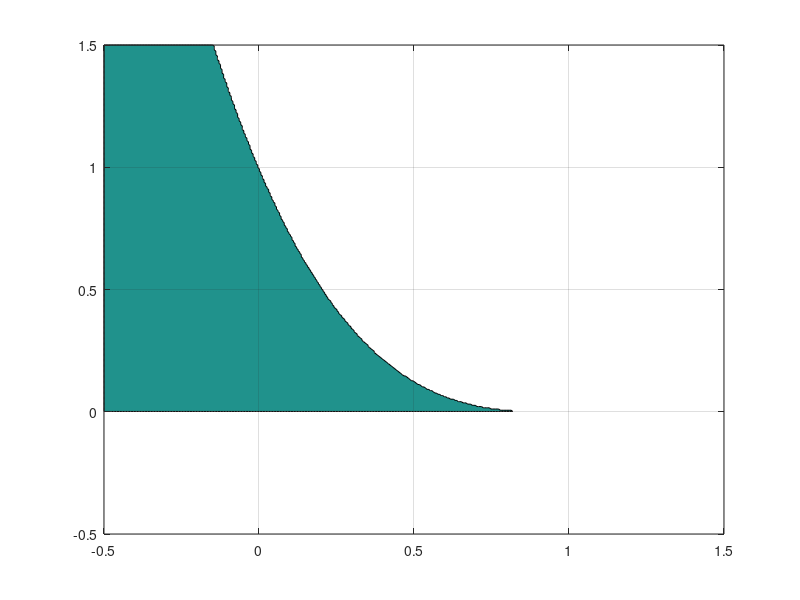

Reproduce this figure in MATLAB. (Note: this script raises an error after producing the figure.)
% Clear workspace and close figures
clear; clc; close('all');

% Setup grid
[X1, X2] = meshgrid(linspace(-0.5, 1.5, 400), linspace(-0.5, 1.5, 400));

% Constraints
g1 = X2 - (1 - X1).^3;
g2 = -X2;

% Feasible region mask (g1 <= 0 and g2 <= 0)
feasible = (g1 <= 0) & (g2 <= 0);

figure('Color', 'w', 'Position', [100, 100, 800, 650]);
hold on; grid on; box on;

% 1. Plot the feasible region
% Shaded region
contourf(X1, X2, double(feasible), [1 1], 'FaceColor', [0.8 0.9 1], ...
    'FaceAlpha', 0.6, 'EdgeColor', 'none', 'DisplayName', 'Feasible Region');

% Boundary curves
fimplicit(@(x1, x2) x2 - (1 - x1).^3, [-0.5 1.5 -0.5 1.5], 'r-', ...
    'LineWidth', 2, 'DisplayName', 'g_1(x) = x_2 - (1-x_1)^3 = 0');
yline(0, 'b-', 'LineWidth', 2, 'DisplayName', 'g_2(x) = -x_2 = 0');

% 2. Plot optimal point x* = (1, 0)
x_star = [1, 0];
plot(x_star(1), x_star(2), 'kp', 'MarkerFaceColor', 'y', 'MarkerSize', 14, ...
    'LineWidth', 1.5, 'DisplayName', 'Optimal Point x^* = (1,0)');

% 3. Plot Gradients as Vectors using quiver
scale = 0.4; % Visual scaling for arrows

% - \nabla f = [-1; 0] (gradient of function to be minimized)
quiver(x_star(1), x_star(2), -1*scale, 0*scale, 0, 'Color', [0.85 0.33 0.1], ...
    'LineWidth', 2.5, 'MaxHeadSize', 0.5, 'DisplayName', '\nabla f(x^*) = [-1, 0]^T');

% - \nabla g1 = [0; 1]
quiver(x_star(1), x_star(2), 0*scale, 1*scale, 0, 'Color', 'r', ...
    'LineWidth', 2.5, 'MaxHeadSize', 0.5, 'DisplayName', '\nabla g_1(x^*) = [0, 1]^T');

% - \nabla g2 = [0; -1]
quiver(x_star(1), x_star(2), 0*scale, -1*scale, 0, 'Color', 'b', ...
    'LineWidth', 2.5, 'MaxHeadSize', 0.5, 'DisplayName', '\nabla g_2(x^*) = [0, -1]^T');

% Plot styling
xlabel('x_1', 'FontSize', 12);
ylabel('x_2', 'FontSize', 12);
title('Feasible Region, Optimal Point, and Gradients', 'FontSize', 14);
xlim([-0.2, 1.4]);
ylim([-0.4, 1.2]);
legend('Location', 'northwest', 'FontSize', 10);
axis equal;
hold off;
